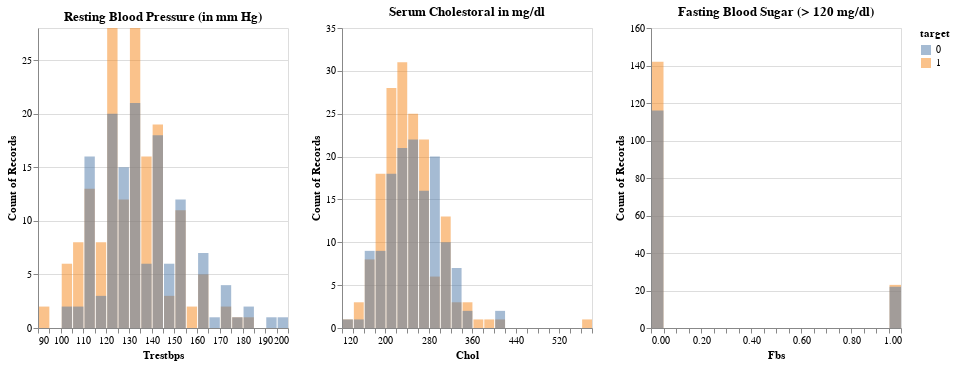

Write notebook code for a chart like this one.
### Code cell
plots[3]|plots[4]|plots[5]

### Figure 1 — Vega-Lite specification as saved in the notebook (floating-point values rounded to 4 significant figures; data arrays with more than 128 entries replaced by an {"elided": "..."} marker saying what was removed)
{"$schema": "https://vega.github.io/schema/vega-lite/v3.4.0.json", "config": {"mark": {"tooltip": null}, "view": {"height": 300, "width": 400}}, "data": {"name": "data-a24de27fcaca3464660850dd7c56a142"}, "datasets": {"data-a24de27fcaca3464660850dd7c56a142": {"elided": "303 records"}}, "hconcat": [{"encoding": {"color": {"field": "target", "type": "nominal"}, "x": {"bin": {"maxbins": 30}, "field": "trestbps", "title": "Trestbps", "type": "quantitative"}, "y": {"aggregate": "count", "stack": null, "type": "quantitative"}}, "mark": {"opacity": 0.5, "type": "bar"}, "title": "Resting Blood Pressure (in mm Hg)", "width": 250}, {"encoding": {"color": {"field": "target", "type": "nominal"}, "x": {"bin": {"maxbins": 30}, "field": "chol", "title": "Chol", "type": "quantitative"}, "y": {"aggregate": "count", "stack": null, "type": "quantitative"}}, "mark": {"opacity": 0.5, "type": "bar"}, "title": "Serum Cholestoral in mg/dl", "width": 250}, {"encoding": {"color": {"field": "target", "type": "nominal"}, "x": {"bin": {"maxbins": 30}, "field": "fbs", "title": "Fbs", "type": "quantitative"}, "y": {"aggregate": "count", "stack": null, "type": "quantitative"}}, "mark": {"opacity": 0.5, "type": "bar"}, "title": "Fasting Blood Sugar (> 120 mg/dl)", "width": 250}]}
